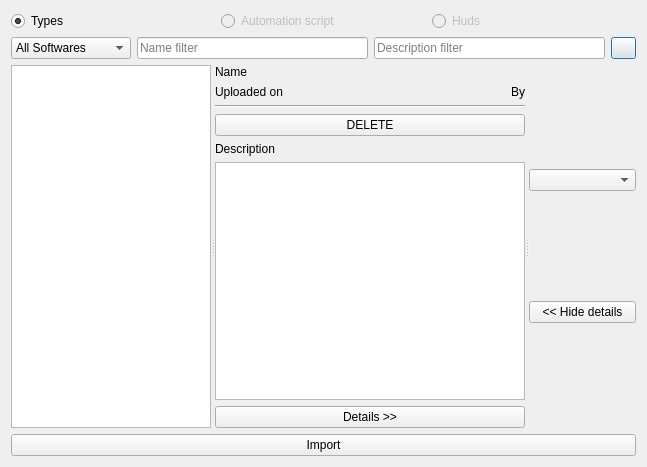
<?xml version="1.0" encoding="UTF-8"?>
<ui version="4.0">
 <class>Dialog</class>
 <widget class="QDialog" name="Dialog">
  <property name="geometry">
   <rect>
    <x>0</x>
    <y>0</y>
    <width>647</width>
    <height>467</height>
   </rect>
  </property>
  <property name="windowTitle">
   <string>Dialog</string>
  </property>
  <layout class="QVBoxLayout" name="verticalLayout" stretch="0,0,1,0">
   <item>
    <layout class="QHBoxLayout" name="horizontalLayout">
     <item>
      <widget class="QRadioButton" name="typeRadioButton">
       <property name="text">
        <string>Types</string>
       </property>
       <property name="checked">
        <bool>true</bool>
       </property>
      </widget>
     </item>
     <item>
      <widget class="QRadioButton" name="batchScriptRadioButton">
       <property name="enabled">
        <bool>false</bool>
       </property>
       <property name="text">
        <string>Automation script</string>
       </property>
      </widget>
     </item>
     <item>
      <widget class="QRadioButton" name="hudRadioButton">
       <property name="enabled">
        <bool>false</bool>
       </property>
       <property name="text">
        <string>Huds</string>
       </property>
      </widget>
     </item>
    </layout>
   </item>
   <item>
    <layout class="QHBoxLayout" name="horizontalLayout_3">
     <item>
      <widget class="QComboBox" name="softwareComboBox">
       <property name="minimumSize">
        <size>
         <width>120</width>
         <height>0</height>
        </size>
       </property>
       <item>
        <property name="text">
         <string>All Softwares</string>
        </property>
       </item>
      </widget>
     </item>
     <item>
      <widget class="QLineEdit" name="nameLineEdit">
       <property name="placeholderText">
        <string>Name filter</string>
       </property>
      </widget>
     </item>
     <item>
      <widget class="QLineEdit" name="descriptionLineEdit">
       <property name="placeholderText">
        <string>Description filter</string>
       </property>
      </widget>
     </item>
     <item>
      <widget class="QPushButton" name="refreshPushButton">
       <property name="maximumSize">
        <size>
         <width>25</width>
         <height>25</height>
        </size>
       </property>
       <property name="text">
        <string/>
       </property>
      </widget>
     </item>
    </layout>
   </item>
   <item>
    <widget class="QSplitter" name="splitter">
     <property name="orientation">
      <enum>Qt::Horizontal</enum>
     </property>
     <widget class="QListWidget" name="listWidget">
      <property name="maximumSize">
       <size>
        <width>200</width>
        <height>16777215</height>
       </size>
      </property>
     </widget>
     <widget class="QWidget" name="mainWidget" native="true">
      <layout class="QVBoxLayout" name="verticalLayout_2">
       <property name="leftMargin">
        <number>0</number>
       </property>
       <property name="topMargin">
        <number>0</number>
       </property>
       <property name="rightMargin">
        <number>0</number>
       </property>
       <property name="bottomMargin">
        <number>0</number>
       </property>
       <item>
        <widget class="QLabel" name="nameLabel">
         <property name="text">
          <string>Name</string>
         </property>
        </widget>
       </item>
       <item>
        <layout class="QHBoxLayout" name="horizontalLayout_4">
         <item>
          <widget class="QLabel" name="dateLabel">
           <property name="text">
            <string>Uploaded on</string>
           </property>
          </widget>
         </item>
         <item>
          <widget class="QLabel" name="userLabel">
           <property name="text">
            <string>By</string>
           </property>
           <property name="alignment">
            <set>Qt::AlignRight|Qt::AlignTrailing|Qt::AlignVCenter</set>
           </property>
          </widget>
         </item>
        </layout>
       </item>
       <item>
        <widget class="Line" name="line">
         <property name="orientation">
          <enum>Qt::Horizontal</enum>
         </property>
        </widget>
       </item>
       <item>
        <widget class="QPushButton" name="deletePushButton">
         <property name="text">
          <string>DELETE</string>
         </property>
        </widget>
       </item>
       <item>
        <widget class="QLabel" name="label_3">
         <property name="text">
          <string>Description</string>
         </property>
        </widget>
       </item>
       <item>
        <widget class="QTextEdit" name="descriptionTextEdit">
         <property name="readOnly">
          <bool>true</bool>
         </property>
        </widget>
       </item>
       <item>
        <widget class="QPushButton" name="showActionsPushButton">
         <property name="text">
          <string>Details &gt;&gt;</string>
         </property>
        </widget>
       </item>
      </layout>
     </widget>
     <widget class="QWidget" name="actionWidget" native="true">
      <layout class="QVBoxLayout" name="verticalLayout_3">
       <property name="leftMargin">
        <number>0</number>
       </property>
       <property name="topMargin">
        <number>0</number>
       </property>
       <property name="rightMargin">
        <number>0</number>
       </property>
       <property name="bottomMargin">
        <number>0</number>
       </property>
       <item>
        <widget class="QComboBox" name="actionComboBox"/>
       </item>
       <item>
        <widget class="QPushButton" name="hideActionsPushButton">
         <property name="text">
          <string>&lt;&lt; Hide details</string>
         </property>
        </widget>
       </item>
      </layout>
     </widget>
    </widget>
   </item>
   <item>
    <widget class="QPushButton" name="importPushButton">
     <property name="text">
      <string>Import</string>
     </property>
    </widget>
   </item>
  </layout>
 </widget>
 <resources/>
 <connections/>
</ui>
